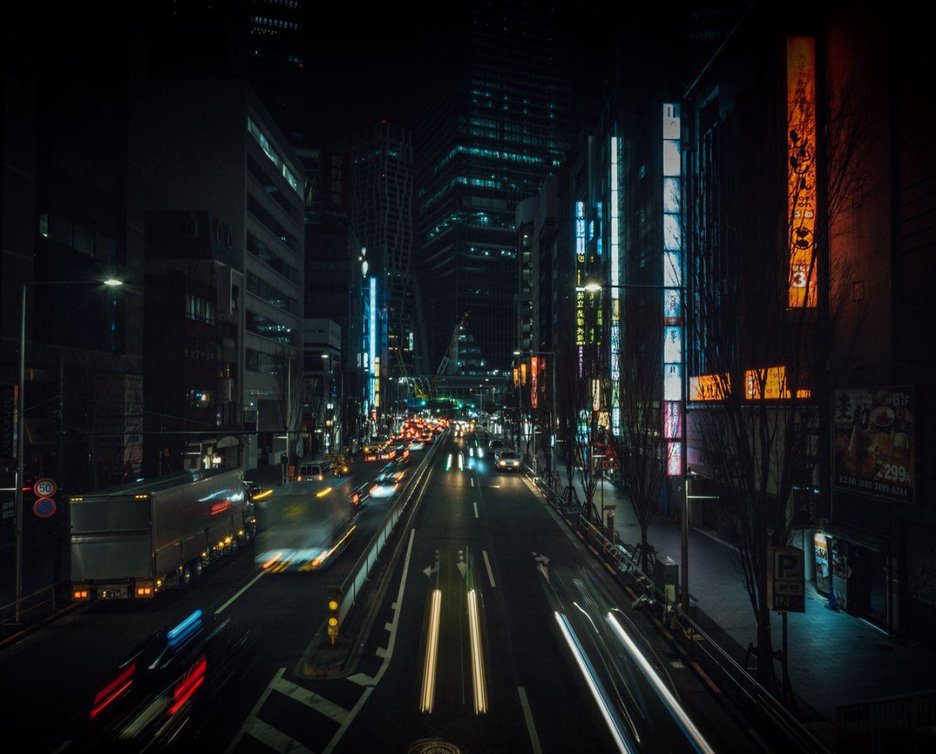
#> input picture 5. AI 영상 처리/picture/downtown.png, 936 x 754 px, shrunk from 1401 x 1129 before the run, found by its file name
$ jupyter execute B_canny_ex.ipynb   (shell and % lines are left out)
#> lines starting #> are read from the running program, lines starting #| are printed output that depends on the picture
[cell 1]
import cv2
import numpy as np
import matplotlib.pyplot as plt
from pathlib import Path
from google.colab import drive

drive.mount('/content/drive')
%cd /content/drive/MyDrive/Colab_AI 영상처리

[cell 2]
Image_Path = Path('picture/downtown.png')
assert Image_Path.exists(), '이미지가 없습니다.'

[cell 3]
image = cv2.imread(str(Image_Path))
#> image is the input picture: shape (754, 936, 3); mean B, G, R 27.6, 25.5, 24.2
if image is None:
  raise FileNotFoundError('이미지가 없습니다')

# 1. Neon Edge 이미지 준비

[cell 4]
# Canny() 사전작업 :: 가우시안 블러 + 흑백
blur = cv2.GaussianBlur(image, (5, 5), 0)
gray = cv2.cvtColor(
    blur,
    cv2.COLOR_BGR2GRAY    # imread() 결과물(BGR) -> 흑백
)
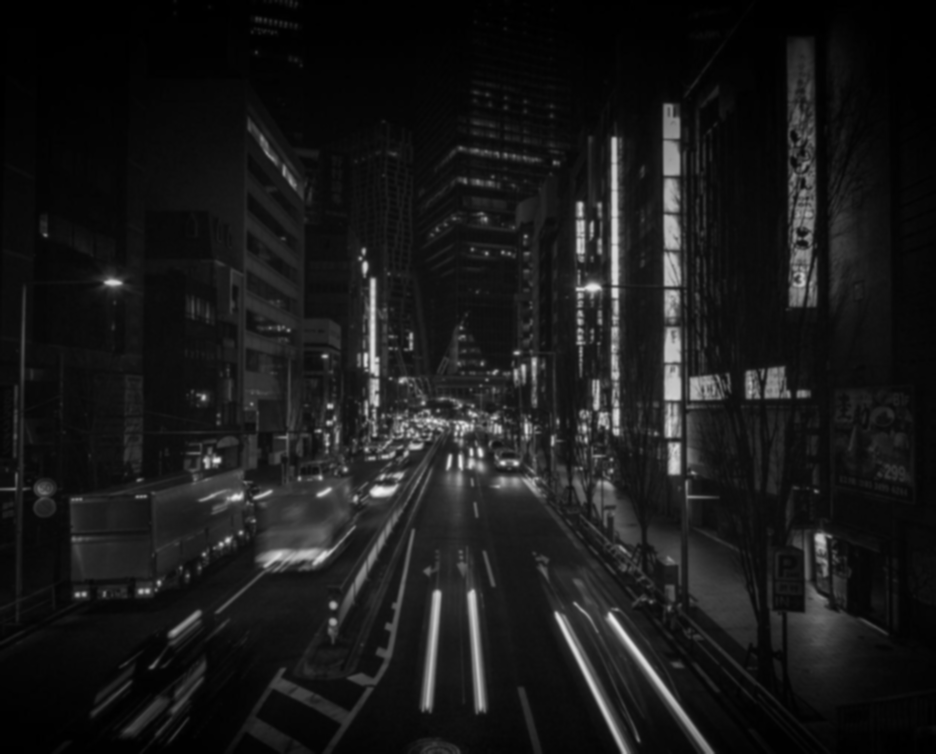
#> gray: shape (754, 936); min 0, max 241, mean 25.4

[cell 5]
from matplotlib.colors import ListedColormap
# ListedColormap() 찾아보고, 초록색 경계선 표현

edges = cv2.Canny(gray, 20, 150)
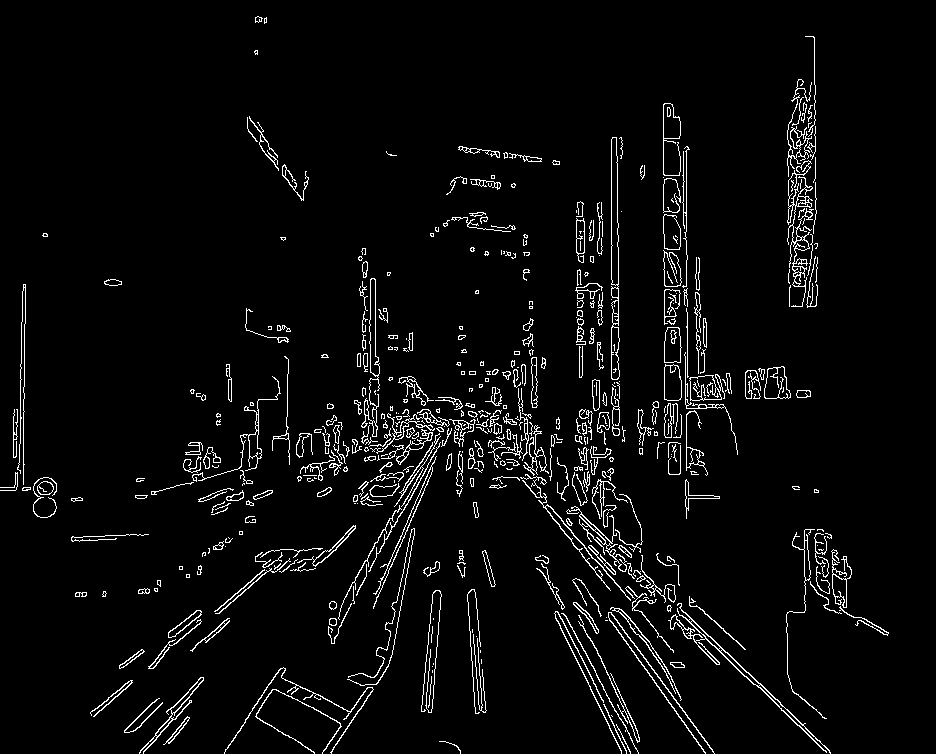
#> edges: shape (754, 936); 4.1% white in thin lines or dots

plt.imshow(edges, cmap=ListedColormap(['black', 'lime']))
plt.axis('off')
plt.show()

[cell 6]
# Neon Overlay 표현 :: 원본 사진에 경계선 입히기
# 1. 원본 사진 준비
original = cv2.cvtColor(
    image,
    cv2.COLOR_BGR2RGB
)

overlay = original.copy()

# 원본의 (0, 0)이랑 edges의 (0, 0)는 위치가 동일
#   => edges의 초록 경계선 위치를 참고하여, original에 하나씩 그리기
#     (ex) edges[100, 100] 초록 경계선 그어져있음 -> original[100][100] 그리면

overlay[edges == 255] = [0, 255, 0]
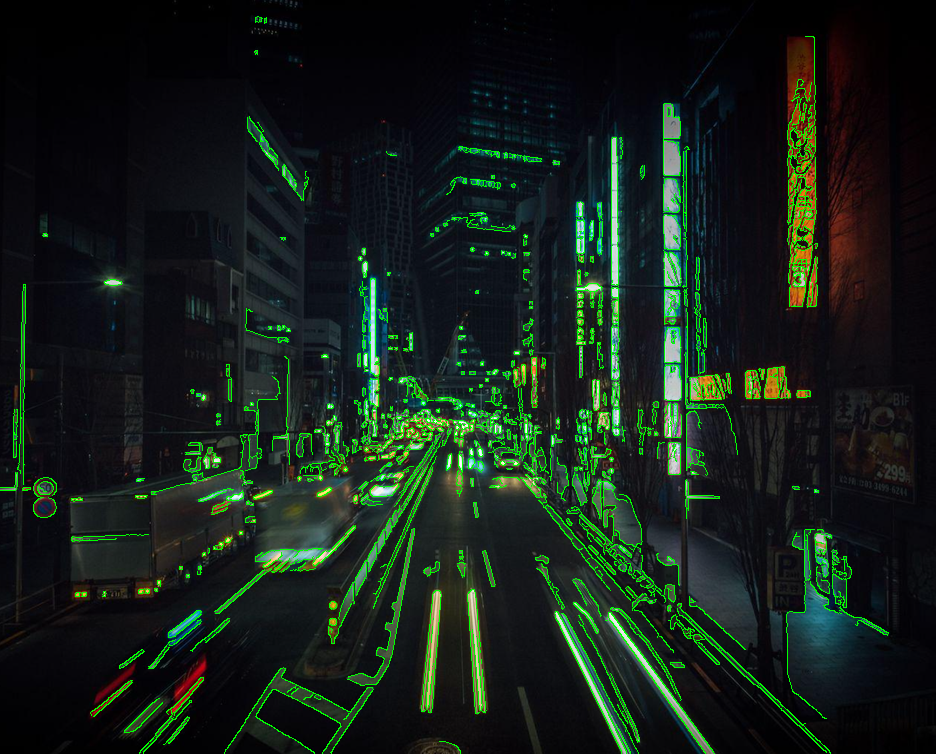
#> overlay: shape (754, 936, 3); mean R, G, B 21.4, 33.2, 25

plt.imshow(overlay)
plt.axis('off')
plt.show()
